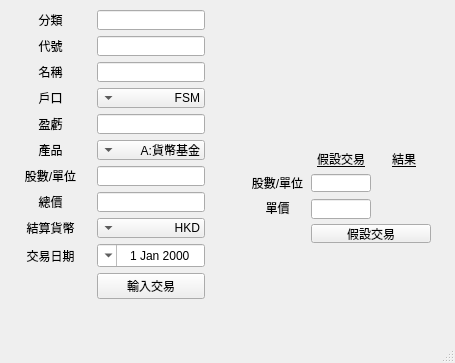
<?xml version="1.0" encoding="UTF-8"?>
<ui version="4.0">
 <class>MainWindow</class>
 <widget class="QMainWindow" name="MainWindow">
  <property name="geometry">
   <rect>
    <x>0</x>
    <y>0</y>
    <width>455</width>
    <height>363</height>
   </rect>
  </property>
  <property name="windowTitle">
   <string>MainWindow</string>
  </property>
  <widget class="QWidget" name="centralwidget">
   <widget class="QWidget" name="gridLayoutWidget">
    <property name="geometry">
     <rect>
      <x>10</x>
      <y>10</y>
      <width>195</width>
      <height>285</height>
     </rect>
    </property>
    <layout class="QGridLayout" name="Layout_Input" columnstretch="0,0">
     <property name="sizeConstraint">
      <enum>QLayout::SetMinimumSize</enum>
     </property>
     <item row="1" column="0">
      <widget class="QLabel" name="CodeA_label">
       <property name="text">
        <string>代號</string>
       </property>
       <property name="alignment">
        <set>Qt::AlignCenter</set>
       </property>
      </widget>
     </item>
     <item row="4" column="1">
      <widget class="QLineEdit" name="InterestB_lineEdit">
       <property name="sizePolicy">
        <sizepolicy hsizetype="Minimum" vsizetype="Fixed">
         <horstretch>0</horstretch>
         <verstretch>0</verstretch>
        </sizepolicy>
       </property>
       <property name="minimumSize">
        <size>
         <width>87</width>
         <height>20</height>
        </size>
       </property>
       <property name="layoutDirection">
        <enum>Qt::RightToLeft</enum>
       </property>
      </widget>
     </item>
     <item row="6" column="1">
      <widget class="QLineEdit" name="UnitB_lineEdit">
       <property name="sizePolicy">
        <sizepolicy hsizetype="Minimum" vsizetype="Fixed">
         <horstretch>0</horstretch>
         <verstretch>0</verstretch>
        </sizepolicy>
       </property>
       <property name="minimumSize">
        <size>
         <width>87</width>
         <height>20</height>
        </size>
       </property>
       <property name="layoutDirection">
        <enum>Qt::RightToLeft</enum>
       </property>
      </widget>
     </item>
     <item row="0" column="0">
      <widget class="QLabel" name="ClassificationA_label">
       <property name="text">
        <string>分類</string>
       </property>
       <property name="alignment">
        <set>Qt::AlignCenter</set>
       </property>
      </widget>
     </item>
     <item row="7" column="1">
      <widget class="QLineEdit" name="PriceB_lineEdit">
       <property name="sizePolicy">
        <sizepolicy hsizetype="Minimum" vsizetype="Fixed">
         <horstretch>0</horstretch>
         <verstretch>0</verstretch>
        </sizepolicy>
       </property>
       <property name="minimumSize">
        <size>
         <width>87</width>
         <height>20</height>
        </size>
       </property>
       <property name="layoutDirection">
        <enum>Qt::RightToLeft</enum>
       </property>
      </widget>
     </item>
     <item row="9" column="0">
      <widget class="QLabel" name="DateA_label">
       <property name="text">
        <string>交易日期</string>
       </property>
       <property name="alignment">
        <set>Qt::AlignCenter</set>
       </property>
      </widget>
     </item>
     <item row="5" column="1">
      <widget class="QComboBox" name="ProductB_comboBox">
       <property name="sizePolicy">
        <sizepolicy hsizetype="Minimum" vsizetype="Fixed">
         <horstretch>0</horstretch>
         <verstretch>0</verstretch>
        </sizepolicy>
       </property>
       <property name="minimumSize">
        <size>
         <width>87</width>
         <height>20</height>
        </size>
       </property>
       <property name="layoutDirection">
        <enum>Qt::RightToLeft</enum>
       </property>
       <item>
        <property name="text">
         <string>A:貨幣基金</string>
        </property>
       </item>
       <item>
        <property name="text">
         <string>B:穩建理財</string>
        </property>
       </item>
       <item>
        <property name="text">
         <string>C:進取基金</string>
        </property>
       </item>
       <item>
        <property name="text">
         <string>D:股票/證券</string>
        </property>
       </item>
       <item>
        <property name="text">
         <string>E:強積金</string>
        </property>
       </item>
       <item>
        <property name="text">
         <string>F:貴金屬</string>
        </property>
       </item>
      </widget>
     </item>
     <item row="4" column="0">
      <widget class="QLabel" name="InterestA_label">
       <property name="text">
        <string>盈虧</string>
       </property>
       <property name="alignment">
        <set>Qt::AlignCenter</set>
       </property>
      </widget>
     </item>
     <item row="8" column="0">
      <widget class="QLabel" name="CurrencyA_label">
       <property name="text">
        <string>結算貨幣</string>
       </property>
       <property name="alignment">
        <set>Qt::AlignCenter</set>
       </property>
      </widget>
     </item>
     <item row="1" column="1">
      <widget class="QLineEdit" name="CodeB_lineEdit">
       <property name="sizePolicy">
        <sizepolicy hsizetype="Minimum" vsizetype="Fixed">
         <horstretch>0</horstretch>
         <verstretch>0</verstretch>
        </sizepolicy>
       </property>
       <property name="minimumSize">
        <size>
         <width>87</width>
         <height>20</height>
        </size>
       </property>
       <property name="layoutDirection">
        <enum>Qt::RightToLeft</enum>
       </property>
      </widget>
     </item>
     <item row="3" column="1">
      <widget class="QComboBox" name="AccountB_comboBox">
       <property name="sizePolicy">
        <sizepolicy hsizetype="Minimum" vsizetype="Fixed">
         <horstretch>0</horstretch>
         <verstretch>0</verstretch>
        </sizepolicy>
       </property>
       <property name="minimumSize">
        <size>
         <width>87</width>
         <height>20</height>
        </size>
       </property>
       <property name="layoutDirection">
        <enum>Qt::RightToLeft</enum>
       </property>
       <item>
        <property name="text">
         <string>FSM</string>
        </property>
       </item>
       <item>
        <property name="text">
         <string>富途</string>
        </property>
       </item>
       <item>
        <property name="text">
         <string>中行</string>
        </property>
       </item>
       <item>
        <property name="text">
         <string>一通</string>
        </property>
       </item>
       <item>
        <property name="text">
         <string>SoFi</string>
        </property>
       </item>
      </widget>
     </item>
     <item row="3" column="0">
      <widget class="QLabel" name="AccountA_label">
       <property name="text">
        <string>戶口</string>
       </property>
       <property name="alignment">
        <set>Qt::AlignCenter</set>
       </property>
      </widget>
     </item>
     <item row="7" column="0">
      <widget class="QLabel" name="PriceA_label">
       <property name="text">
        <string>總價</string>
       </property>
       <property name="alignment">
        <set>Qt::AlignCenter</set>
       </property>
      </widget>
     </item>
     <item row="2" column="0">
      <widget class="QLabel" name="NameA_label">
       <property name="text">
        <string>名稱</string>
       </property>
       <property name="alignment">
        <set>Qt::AlignCenter</set>
       </property>
      </widget>
     </item>
     <item row="8" column="1">
      <widget class="QComboBox" name="CurrencyB_comboBox">
       <property name="sizePolicy">
        <sizepolicy hsizetype="Minimum" vsizetype="Fixed">
         <horstretch>0</horstretch>
         <verstretch>0</verstretch>
        </sizepolicy>
       </property>
       <property name="minimumSize">
        <size>
         <width>87</width>
         <height>20</height>
        </size>
       </property>
       <property name="layoutDirection">
        <enum>Qt::RightToLeft</enum>
       </property>
       <item>
        <property name="text">
         <string>HKD</string>
        </property>
       </item>
       <item>
        <property name="text">
         <string>CNY</string>
        </property>
       </item>
       <item>
        <property name="text">
         <string>USD</string>
        </property>
       </item>
      </widget>
     </item>
     <item row="5" column="0">
      <widget class="QLabel" name="ProductA_label">
       <property name="text">
        <string>產品</string>
       </property>
       <property name="alignment">
        <set>Qt::AlignCenter</set>
       </property>
      </widget>
     </item>
     <item row="6" column="0">
      <widget class="QLabel" name="UnitA_label">
       <property name="text">
        <string>股數/單位</string>
       </property>
       <property name="alignment">
        <set>Qt::AlignCenter</set>
       </property>
      </widget>
     </item>
     <item row="9" column="1">
      <widget class="QDateEdit" name="DateB_dateEdit">
       <property name="layoutDirection">
        <enum>Qt::RightToLeft</enum>
       </property>
       <property name="alignment">
        <set>Qt::AlignCenter</set>
       </property>
       <property name="dateTime">
        <datetime>
         <hour>0</hour>
         <minute>0</minute>
         <second>0</second>
         <year>2000</year>
         <month>1</month>
         <day>1</day>
        </datetime>
       </property>
       <property name="currentSection">
        <enum>QDateTimeEdit::DaySection</enum>
       </property>
       <property name="calendarPopup">
        <bool>true</bool>
       </property>
       <property name="currentSectionIndex">
        <number>0</number>
       </property>
       <property name="timeSpec">
        <enum>Qt::LocalTime</enum>
       </property>
      </widget>
     </item>
     <item row="2" column="1">
      <widget class="QLineEdit" name="NameB_lineEdit">
       <property name="sizePolicy">
        <sizepolicy hsizetype="Minimum" vsizetype="Fixed">
         <horstretch>0</horstretch>
         <verstretch>0</verstretch>
        </sizepolicy>
       </property>
       <property name="minimumSize">
        <size>
         <width>87</width>
         <height>20</height>
        </size>
       </property>
       <property name="layoutDirection">
        <enum>Qt::RightToLeft</enum>
       </property>
      </widget>
     </item>
     <item row="10" column="1">
      <widget class="QPushButton" name="pushButton_decide">
       <property name="text">
        <string>輸入交易</string>
       </property>
      </widget>
     </item>
     <item row="0" column="1">
      <widget class="QLineEdit" name="ClassificationB_lineEdit">
       <property name="sizePolicy">
        <sizepolicy hsizetype="Minimum" vsizetype="Fixed">
         <horstretch>0</horstretch>
         <verstretch>0</verstretch>
        </sizepolicy>
       </property>
       <property name="minimumSize">
        <size>
         <width>87</width>
         <height>20</height>
        </size>
       </property>
       <property name="layoutDirection">
        <enum>Qt::RightToLeft</enum>
       </property>
      </widget>
     </item>
    </layout>
   </widget>
   <widget class="QWidget" name="formLayoutWidget">
    <property name="geometry">
     <rect>
      <x>250</x>
      <y>150</y>
      <width>181</width>
      <height>93</height>
     </rect>
    </property>
    <layout class="QGridLayout" name="Layout_Assume">
     <item row="1" column="2">
      <widget class="QLabel" name="assume_output_unit_label">
       <property name="maximumSize">
        <size>
         <width>60</width>
         <height>18</height>
        </size>
       </property>
       <property name="layoutDirection">
        <enum>Qt::RightToLeft</enum>
       </property>
       <property name="text">
        <string/>
       </property>
       <property name="textFormat">
        <enum>Qt::AutoText</enum>
       </property>
       <property name="scaledContents">
        <bool>false</bool>
       </property>
       <property name="alignment">
        <set>Qt::AlignRight|Qt::AlignTrailing|Qt::AlignVCenter</set>
       </property>
      </widget>
     </item>
     <item row="0" column="2" alignment="Qt::AlignHCenter">
      <widget class="QLabel" name="assume_output_title_label_2">
       <property name="font">
        <font>
         <underline>true</underline>
        </font>
       </property>
       <property name="text">
        <string>結果</string>
       </property>
      </widget>
     </item>
     <item row="3" column="1" colspan="2">
      <widget class="QPushButton" name="pushButton_assume">
       <property name="text">
        <string>假設交易</string>
       </property>
      </widget>
     </item>
     <item row="0" column="1" alignment="Qt::AlignHCenter">
      <widget class="QLabel" name="assume_output_title_label">
       <property name="font">
        <font>
         <underline>true</underline>
        </font>
       </property>
       <property name="text">
        <string>假設交易</string>
       </property>
      </widget>
     </item>
     <item row="2" column="1">
      <widget class="QLineEdit" name="PriceB_lineEdit_assume">
       <property name="sizePolicy">
        <sizepolicy hsizetype="Minimum" vsizetype="Minimum">
         <horstretch>0</horstretch>
         <verstretch>0</verstretch>
        </sizepolicy>
       </property>
       <property name="minimumSize">
        <size>
         <width>60</width>
         <height>20</height>
        </size>
       </property>
       <property name="maximumSize">
        <size>
         <width>60</width>
         <height>18</height>
        </size>
       </property>
       <property name="baseSize">
        <size>
         <width>60</width>
         <height>0</height>
        </size>
       </property>
       <property name="layoutDirection">
        <enum>Qt::RightToLeft</enum>
       </property>
      </widget>
     </item>
     <item row="2" column="0">
      <widget class="QLabel" name="PriceA_label_assume">
       <property name="text">
        <string>單價</string>
       </property>
       <property name="alignment">
        <set>Qt::AlignCenter</set>
       </property>
      </widget>
     </item>
     <item row="1" column="1">
      <widget class="QLineEdit" name="UnitB_lineEdit_assume">
       <property name="sizePolicy">
        <sizepolicy hsizetype="Minimum" vsizetype="Minimum">
         <horstretch>0</horstretch>
         <verstretch>0</verstretch>
        </sizepolicy>
       </property>
       <property name="minimumSize">
        <size>
         <width>60</width>
         <height>18</height>
        </size>
       </property>
       <property name="maximumSize">
        <size>
         <width>60</width>
         <height>18</height>
        </size>
       </property>
       <property name="baseSize">
        <size>
         <width>60</width>
         <height>0</height>
        </size>
       </property>
       <property name="layoutDirection">
        <enum>Qt::RightToLeft</enum>
       </property>
      </widget>
     </item>
     <item row="2" column="2">
      <widget class="QLabel" name="assume_output_unitprice_label">
       <property name="maximumSize">
        <size>
         <width>60</width>
         <height>18</height>
        </size>
       </property>
       <property name="layoutDirection">
        <enum>Qt::RightToLeft</enum>
       </property>
       <property name="text">
        <string/>
       </property>
       <property name="alignment">
        <set>Qt::AlignRight|Qt::AlignTrailing|Qt::AlignVCenter</set>
       </property>
      </widget>
     </item>
     <item row="1" column="0">
      <widget class="QLabel" name="UnitA_label_assume">
       <property name="text">
        <string>股數/單位</string>
       </property>
       <property name="alignment">
        <set>Qt::AlignCenter</set>
       </property>
      </widget>
     </item>
    </layout>
   </widget>
  </widget>
  <widget class="QMenuBar" name="menubar">
   <property name="geometry">
    <rect>
     <x>0</x>
     <y>0</y>
     <width>455</width>
     <height>22</height>
    </rect>
   </property>
  </widget>
  <widget class="QStatusBar" name="statusbar"/>
 </widget>
 <resources/>
 <connections/>
</ui>
